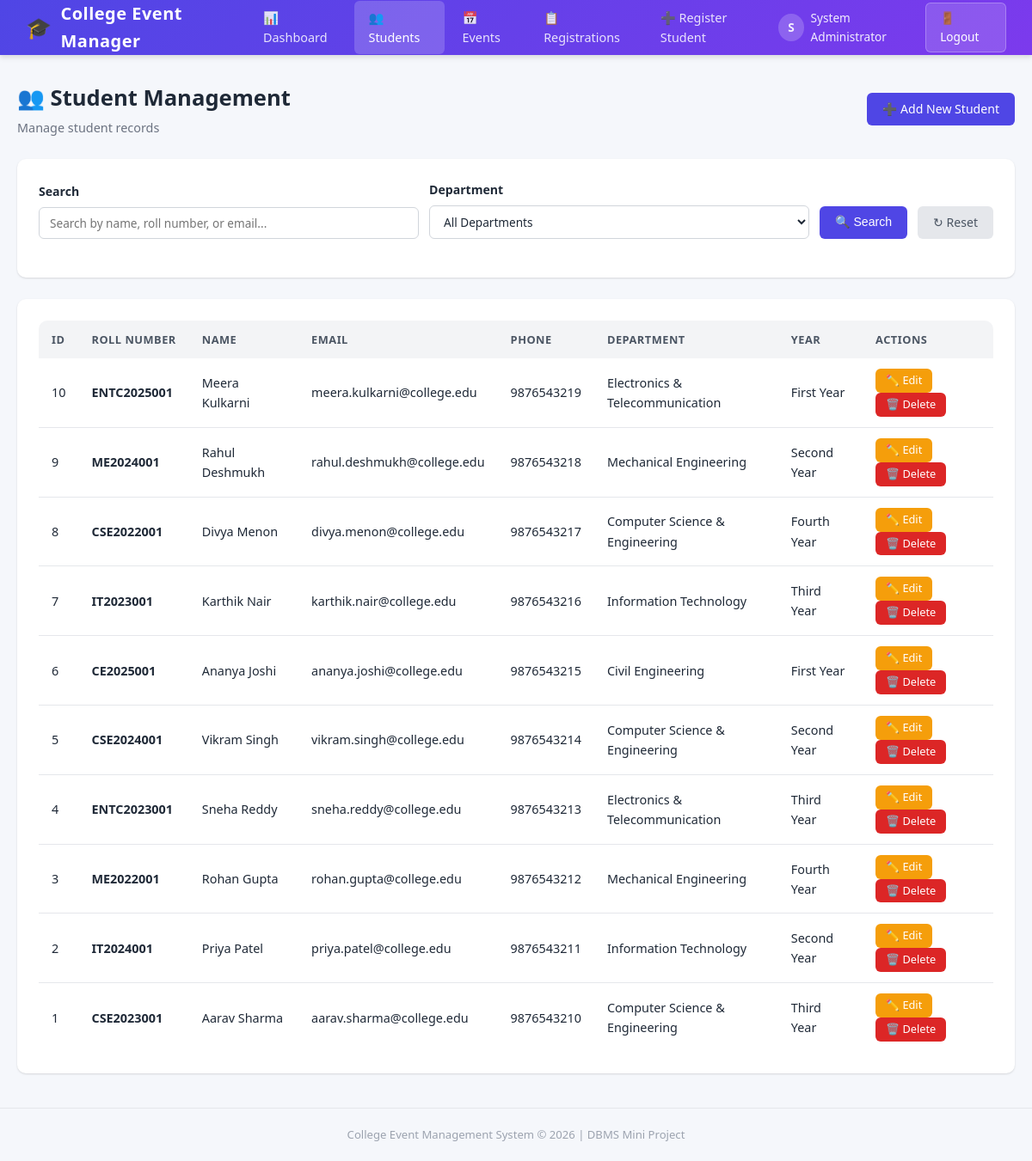
The app's page /students.php (signed in) with its own data.
### tables this page shows
CREATE TABLE students (
    student_id INT PRIMARY KEY AUTO_INCREMENT,
    student_name VARCHAR(100) NOT NULL,
    email VARCHAR(100) NOT NULL,
    phone VARCHAR(15),
    department VARCHAR(100),
    year VARCHAR(20),
    roll_number VARCHAR(30) UNIQUE NOT NULL,
    created_at TIMESTAMP DEFAULT CURRENT_TIMESTAMP
);

### students.php (the view, shortened to what this page needs)
<?php
require_once 'header.php';
$search = trim($_GET['search'] ?? '');
$query = "SELECT * FROM students WHERE 1=1";
$query .= " ORDER BY student_id DESC";
$stmt = mysqli_prepare($conn, $query);
mysqli_stmt_execute($stmt);
$result = mysqli_stmt_get_result($stmt);
?>
<div class="page-header">
    <div>
        <h2>👥 Student Management</h2>
        <p>Manage student records</p>
    </div>
    <a href="add_student.php" class="btn btn-primary">➕ Add New Student</a>
</div>
<div class="card">
    <form method="GET" action="students.php">
        <div class="filter-bar">
            <div class="form-group">
                <label>Search</label>
                <input type="text" name="search" class="form-control" placeholder="Search by name, roll number, or email..."
                    value="<?php echo htmlspecialchars($search); ?>">
            </div>
            <div class="form-group">
                <label>Department</label>
                <select name="department" class="form-control">
                    <option value="">All Departments</option>
                </select>
            </div>
            <button type="submit" class="btn btn-primary">🔍 Search</button>
            <a href="students.php" class="btn btn-secondary">↻ Reset</a>
        </div>
    </form>
</div>
<div class="card">
    <div class="table-container">
        <table>
            <thead>
                <tr>
                    <th>ID</th>
                    <th>Roll Number</th>
                    <th>Name</th>
                    <th>Email</th>
                    <th>Phone</th>
                    <th>Department</th>
                    <th>Year</th>
                    <th>Actions</th>
                </tr>
            </thead>
            <tbody>
                <?php if (mysqli_num_rows($result) > 0): ?>
                    <?php while ($student = mysqli_fetch_assoc($result)): ?>
                        <tr>
                            <td><?php echo $student['student_id']; ?></td>
                            <td><strong><?php echo htmlspecialchars($student['roll_number']); ?></strong></td>
                            <td><?php echo htmlspecialchars($student['student_name']); ?></td>
                            <td><?php echo htmlspecialchars($student['email']); ?></td>
                            <td><?php echo htmlspecialchars($student['phone']); ?></td>
                            <td><?php echo htmlspecialchars($student['department']); ?></td>
                            <td><?php echo htmlspecialchars($student['year']); ?></td>
                            <td>
                                <a href="edit_student.php?id=<?php echo $student['student_id']; ?>" class="btn btn-warning btn-sm">✏️ Edit</a>
                                <a href="delete_student.php?id=<?php echo $student['student_id']; ?>"
                                   class="btn btn-danger btn-sm"
                                   onclick="return confirmDelete('Are you sure you want to delete this student?');">
                                    🗑️ Delete
                                </a>
                            </td>
                        </tr>
                    <?php endwhile; ?>
                <?php endif; ?>
            </tbody>
        </table>
    </div>
</div>
<?php
require_once 'footer.php';
?>

### style.css (style rules this page uses)
:root { --primary: #4F46E5; --primary-dark: #4338CA; --primary-light: #EEF2FF; --secondary: #7C3AED; --success: #16A34A; --success-light: #DCFCE7; --danger: #DC2626; --danger-light: #FEE2E2; --warning: #F59E0B; --warning-light: #FEF3C7; --info: #0EA5E9; --info-light: #E0F2FE; --bg: #F5F7FB; --white: #FFFFFF; --dark: #1F2937; --gray-100: #F3F4F6; --gray-200: #E5E7EB; --gray-300: #D1D5DB; --gray-400: #9CA3AF; --gray-500: #6B7280; --gray-600: #4B5563; --shadow: 0 1px 3px rgba(0,0,0,0.08), 0 1px 2px rgba(0,0,0,0.06); --shadow-md: 0 4px 6px rgba(0,0,0,0.07), 0 2px 4px rgba(0,0,0,0.05); --shadow-lg: 0 10px 15px rgba(0,0,0,0.08), 0 4px 6px rgba(0,0,0,0.04); --radius: 10px; --radius-sm: 6px; --transition: all 0.2s ease; }
*, *::before, *::after { margin: 0; padding: 0; box-sizing: border-box; }
body { font-family: 'Segoe UI', Tahoma, Geneva, Verdana, sans-serif; background: var(--bg); color: var(--dark); line-height: 1.6; min-height: 100vh; }
a { text-decoration: none; color: var(--primary); }
.page-header { display: flex; justify-content: space-between; align-items: center; margin-bottom: 25px; flex-wrap: wrap; gap: 15px; }
.page-header h2 { font-size: 1.6rem; font-weight: 700; color: var(--dark); }
.page-header p { color: var(--gray-500); font-size: 0.9rem; margin-top: 2px; }
.card { background: var(--white); border-radius: var(--radius); box-shadow: var(--shadow); padding: 25px; margin-bottom: 25px; transition: var(--transition); }
.table-container { overflow-x: auto; border-radius: var(--radius); }
table { width: 100%; border-collapse: collapse; font-size: 0.9rem; }
table thead { background: var(--gray-100); }
table th { padding: 12px 15px; text-align: left; font-weight: 600; color: var(--gray-600); font-size: 0.8rem; text-transform: uppercase; letter-spacing: 0.5px; white-space: nowrap; }
table td { padding: 12px 15px; border-bottom: 1px solid var(--gray-200); color: var(--dark); vertical-align: middle; }
table tbody tr:last-child td { border-bottom: none; }
.btn { display: inline-flex; align-items: center; gap: 6px; padding: 9px 18px; border: none; border-radius: var(--radius-sm); font-size: 0.88rem; font-weight: 500; cursor: pointer; transition: var(--transition); text-decoration: none; line-height: 1.4; white-space: nowrap; }
.btn-primary { background: var(--primary); color: var(--white); }
.btn-danger { background: var(--danger); color: var(--white); }
.btn-warning { background: var(--warning); color: var(--white); }
.btn-secondary { background: var(--gray-200); color: var(--gray-600); }
.btn-sm { padding: 5px 12px; font-size: 0.8rem; }
.form-group { margin-bottom: 18px; }
.form-group label { display: block; font-weight: 600; margin-bottom: 6px; font-size: 0.88rem; color: var(--dark); }
.form-control { width: 100%; padding: 10px 14px; border: 1px solid var(--gray-300); border-radius: var(--radius-sm); font-size: 0.9rem; font-family: inherit; color: var(--dark); background: var(--white); transition: var(--transition); }
select.form-control { appearance: auto; }
.filter-bar { display: flex; gap: 12px; margin-bottom: 20px; flex-wrap: wrap; align-items: flex-end; }
.filter-bar .form-group { margin-bottom: 0; flex: 1; min-width: 180px; }
.filter-bar .form-control { padding: 8px 12px; font-size: 0.85rem; }
.filter-bar .btn { height: 38px; }

### records on screen
students: student_id "10", roll_number "ENTC2025001", student_name "Meera Kulkarni", email "meera.kulkarni@college.edu", phone "9876543219", department "Electronics & Telecommunication", year "First Year"
students: student_id "9", roll_number "ME2024001", student_name "Rahul Deshmukh", email "rahul.deshmukh@college.edu", phone "9876543218", department "Mechanical Engineering", year "Second Year"
students: student_id "8", roll_number "CSE2022001", student_name "Divya Menon", email "divya.menon@college.edu", phone "9876543217", department "Computer Science & Engineering", year "Fourth Year"
students: student_id "7", roll_number "IT2023001", student_name "Karthik Nair", email "karthik.nair@college.edu", phone "9876543216", department "Information Technology", year "Third Year"
students: student_id "6", roll_number "CE2025001", student_name "Ananya Joshi", email "ananya.joshi@college.edu", phone "9876543215", department "Civil Engineering", year "First Year"
students: student_id "5", roll_number "CSE2024001", student_name "Vikram Singh", email "vikram.singh@college.edu", phone "9876543214", department "Computer Science & Engineering", year "Second Year"
students: student_id "4", roll_number "ENTC2023001", student_name "Sneha Reddy", email "sneha.reddy@college.edu", phone "9876543213", department "Electronics & Telecommunication", year "Third Year"
students: student_id "3", roll_number "ME2022001", student_name "Rohan Gupta", email "rohan.gupta@college.edu", phone "9876543212", department "Mechanical Engineering", year "Fourth Year"
students: student_id "2", roll_number "IT2024001", student_name "Priya Patel", email "priya.patel@college.edu", phone "9876543211", department "Information Technology", year "Second Year"
students: student_id "1", roll_number "CSE2023001", student_name "Aarav Sharma", email "aarav.sharma@college.edu", phone "9876543210", department "Computer Science & Engineering", year "Third Year"

### other values on screen
substr($_SESSION['full_name'], 0, 1) "S"
$_SESSION['full_name'] "System Administrator"
